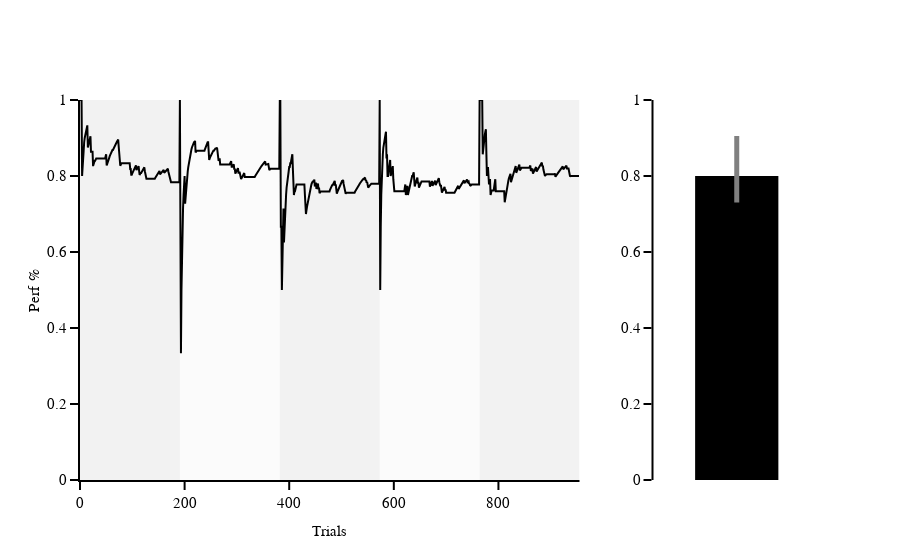

Notebook source saved alongside this figure:
### Code cell
fig = make_subplots(rows=1, cols=2, column_widths=[0.75, 0.25], print_grid=False)


fig.add_trace(go.Scatter(y=perf_runs[~np.isnan(perf_runs)], 
                         line=dict(color='black')), 
              row=1, col=1)


perf_median = np.median(perf_runs[~np.isnan(perf_runs)])
ci_low = np.quantile(perf_runs[~np.isnan(perf_runs)], 0.025)
ci_up = np.quantile(perf_runs[~np.isnan(perf_runs)], 0.975)





fig.add_trace(go.Bar(#x=['attentional task performance'], 
                     y=[perf_median], 
                     marker=dict(color='black'),
                     error_y=dict(type='data', 
                                  symmetric=False, 
                                  array=[ci_up - perf_median], 
                                  arrayminus=[perf_median - ci_low], 
                                  thickness=5, 
                                  width=0,
                                  color='gray'), 
                     width=0.5),
              
              row=1, col=2)


step = 191
x_max = len(perf_runs[~np.isnan(perf_runs)])  

for i in range(0, x_max, step):
    fig.add_shape(type="rect", 
                  x0=i, 
                  x1=i + step, 
                  y0=0, 
                  y1=1, 
                  fillcolor="gray" if (i // step) % 2 == 0 else "lightgray", 
                  opacity=0.1,
                  layer="below", 
                  line_width=0)

fig.update_xaxes(showline=True, range=[0,x_max], title='Trials', row=1, col=1)
fig.update_yaxes(showline=True, range=[0,1], title='Perf %',row=1, col=1)

fig.update_xaxes(showline=False, visible=False, row=1, col=2)
fig.update_yaxes(showline=True,range=[0,1],row=1, col=2)
fig.update_layout(template=fig_template, showlegend=False)
fig.show()

### Figure 1 — Plotly figure (JSON) as saved in the notebook; plotly's stock layout.template omitted (floating-point values rounded to 4 significant figures; data arrays with more than 128 entries replaced by an {"elided": "..."} marker saying what was removed)
{"data": [{"line": {"color": "black"}, "type": "scatter", "xaxis": "x", "y": {"elided": "955 float values"}, "yaxis": "y"}, {"error_y": {"array": [0.1054], "arrayminus": [0.06976], "color": "gray", "symmetric": false, "thickness": 5, "type": "data", "width": 0}, "marker": {"color": "black"}, "type": "bar", "width": 0.5, "xaxis": "x2", "y": [0.8], "yaxis": "y2"}], "layout": {"autosize": true, "shapes": [{"fillcolor": "gray", "layer": "below", "line": {"width": 0}, "opacity": 0.1, "type": "rect", "x0": 0, "x1": 191, "y0": 0, "y1": 1}, {"fillcolor": "lightgray", "layer": "below", "line": {"width": 0}, "opacity": 0.1, "type": "rect", "x0": 191, "x1": 382, "y0": 0, "y1": 1}, {"fillcolor": "gray", "layer": "below", "line": {"width": 0}, "opacity": 0.1, "type": "rect", "x0": 382, "x1": 573, "y0": 0, "y1": 1}, {"fillcolor": "lightgray", "layer": "below", "line": {"width": 0}, "opacity": 0.1, "type": "rect", "x0": 573, "x1": 764, "y0": 0, "y1": 1}, {"fillcolor": "gray", "layer": "below", "line": {"width": 0}, "opacity": 0.1, "type": "rect", "x0": 764, "x1": 955, "y0": 0, "y1": 1}], "showlegend": false, "xaxis": {"anchor": "y", "domain": [0, 0.675], "range": [0, 955], "showline": true, "title": {"text": "Trials"}}, "xaxis2": {"anchor": "y2", "autorange": true, "domain": [0.775, 1], "range": [-0.5, 0.5], "showline": false, "visible": false}, "yaxis": {"anchor": "x", "domain": [0, 1], "range": [0, 1], "showline": true, "title": {"text": "Perf %"}, "type": "linear"}, "yaxis2": {"anchor": "x2", "domain": [0, 1], "range": [0, 1], "showline": true, "type": "linear"}}}
